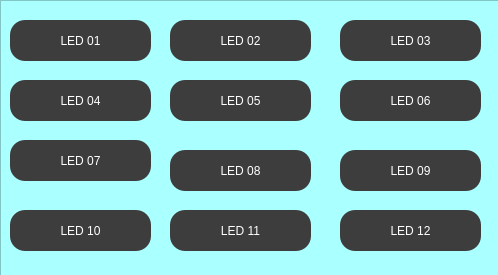
<?xml version="1.0" encoding="UTF-8"?>
<ui version="4.0">
 <class>MainWindow</class>
 <widget class="QMainWindow" name="MainWindow">
  <property name="geometry">
   <rect>
    <x>0</x>
    <y>0</y>
    <width>498</width>
    <height>275</height>
   </rect>
  </property>
  <property name="windowTitle">
   <string>MainWindow</string>
  </property>
  <property name="styleSheet">
   <string notr="true">QPushButton {
background-color: rgb(61,61,61);
border-radius: 15px;
color: rgb(255,255,255);
font: 77 10pt&quot;Arial Black&quot;;

}
</string>
  </property>
  <widget class="QWidget" name="centralwidget">
   <property name="styleSheet">
    <string notr="true">QPushButton {
background-color: rgb(61,61,61);
border-radius: 15px;
color: rgb(255,255,255);
font: 77 10pt&quot;Arial Black&quot;;

}

QPushButton:hover {
background-color:rgb(0,206,151);
border-radius: 15px;
color: rgb(0,0,0);
font: 77 10pt &quot;Arial Black&quot;;
}
   </string>
   </property>
   <widget class="QPushButton" name="btnLed01">
    <property name="geometry">
     <rect>
      <x>10</x>
      <y>20</y>
      <width>141</width>
      <height>41</height>
     </rect>
    </property>
    <property name="text">
     <string>LED 01</string>
    </property>
   </widget>
   <widget class="QPushButton" name="btnLed02">
    <property name="geometry">
     <rect>
      <x>170</x>
      <y>20</y>
      <width>141</width>
      <height>41</height>
     </rect>
    </property>
    <property name="styleSheet">
     <string notr="true">QPushButton {
background-color: rgb(61,61,61);
border-radius: 15px;
color: rgb(255,255,255);
font: 77 10pt&quot;Arial Black&quot;;

}

QPushButton:hover {
background-color:rgb(0,206,151);
border-radius: 15px;
color: rgb(0,0,0);
font: 77 10pt &quot;Arial Black&quot;;
}
   </string>
    </property>
    <property name="text">
     <string>LED 02</string>
    </property>
   </widget>
   <widget class="QPushButton" name="btnLed04">
    <property name="geometry">
     <rect>
      <x>10</x>
      <y>80</y>
      <width>141</width>
      <height>41</height>
     </rect>
    </property>
    <property name="text">
     <string>LED 04</string>
    </property>
   </widget>
   <widget class="QPushButton" name="btnLed03">
    <property name="geometry">
     <rect>
      <x>340</x>
      <y>20</y>
      <width>141</width>
      <height>41</height>
     </rect>
    </property>
    <property name="text">
     <string>LED 03</string>
    </property>
   </widget>
   <widget class="QPushButton" name="btnLed09">
    <property name="geometry">
     <rect>
      <x>340</x>
      <y>150</y>
      <width>141</width>
      <height>41</height>
     </rect>
    </property>
    <property name="text">
     <string>LED 09</string>
    </property>
   </widget>
   <widget class="QPushButton" name="btnLed08">
    <property name="geometry">
     <rect>
      <x>170</x>
      <y>150</y>
      <width>141</width>
      <height>41</height>
     </rect>
    </property>
    <property name="styleSheet">
     <string notr="true">QPushButton {
background-color: rgb(61,61,61);
border-radius: 15px;
color: rgb(255,255,255);
font: 77 10pt&quot;Arial Black&quot;;

}

QPushButton:hover {
background-color:rgb(0,206,151);
border-radius: 15px;
color: rgb(0,0,0);
font: 77 10pt &quot;Arial Black&quot;;
}
   </string>
    </property>
    <property name="text">
     <string>LED 08</string>
    </property>
   </widget>
   <widget class="QPushButton" name="btnLed07">
    <property name="geometry">
     <rect>
      <x>10</x>
      <y>140</y>
      <width>141</width>
      <height>41</height>
     </rect>
    </property>
    <property name="text">
     <string>LED 07</string>
    </property>
   </widget>
   <widget class="QPushButton" name="btnLed06">
    <property name="geometry">
     <rect>
      <x>340</x>
      <y>80</y>
      <width>141</width>
      <height>41</height>
     </rect>
    </property>
    <property name="text">
     <string>LED 06</string>
    </property>
   </widget>
   <widget class="QPushButton" name="btnLed05">
    <property name="geometry">
     <rect>
      <x>170</x>
      <y>80</y>
      <width>141</width>
      <height>41</height>
     </rect>
    </property>
    <property name="text">
     <string>LED 05</string>
    </property>
   </widget>
   <widget class="QPushButton" name="btnLed12">
    <property name="geometry">
     <rect>
      <x>340</x>
      <y>210</y>
      <width>141</width>
      <height>41</height>
     </rect>
    </property>
    <property name="text">
     <string>LED 12</string>
    </property>
   </widget>
   <widget class="QPushButton" name="btnLed11">
    <property name="geometry">
     <rect>
      <x>170</x>
      <y>210</y>
      <width>141</width>
      <height>41</height>
     </rect>
    </property>
    <property name="text">
     <string>LED 11</string>
    </property>
   </widget>
   <widget class="QPushButton" name="btnLed10">
    <property name="geometry">
     <rect>
      <x>10</x>
      <y>210</y>
      <width>141</width>
      <height>41</height>
     </rect>
    </property>
    <property name="text">
     <string>LED 10</string>
    </property>
   </widget>
   <widget class="QFrame" name="frame">
    <property name="geometry">
     <rect>
      <x>0</x>
      <y>0</y>
      <width>511</width>
      <height>311</height>
     </rect>
    </property>
    <property name="styleSheet">
     <string notr="true">QFrame {

    background-color: rgb(170, 255, 255);

}</string>
    </property>
    <property name="frameShape">
     <enum>QFrame::StyledPanel</enum>
    </property>
    <property name="frameShadow">
     <enum>QFrame::Raised</enum>
    </property>
   </widget>
   <zorder>frame</zorder>
   <zorder>btnLed01</zorder>
   <zorder>btnLed02</zorder>
   <zorder>btnLed04</zorder>
   <zorder>btnLed03</zorder>
   <zorder>btnLed09</zorder>
   <zorder>btnLed08</zorder>
   <zorder>btnLed07</zorder>
   <zorder>btnLed06</zorder>
   <zorder>btnLed05</zorder>
   <zorder>btnLed12</zorder>
   <zorder>btnLed11</zorder>
   <zorder>btnLed10</zorder>
  </widget>
 </widget>
 <resources/>
 <connections/>
</ui>
